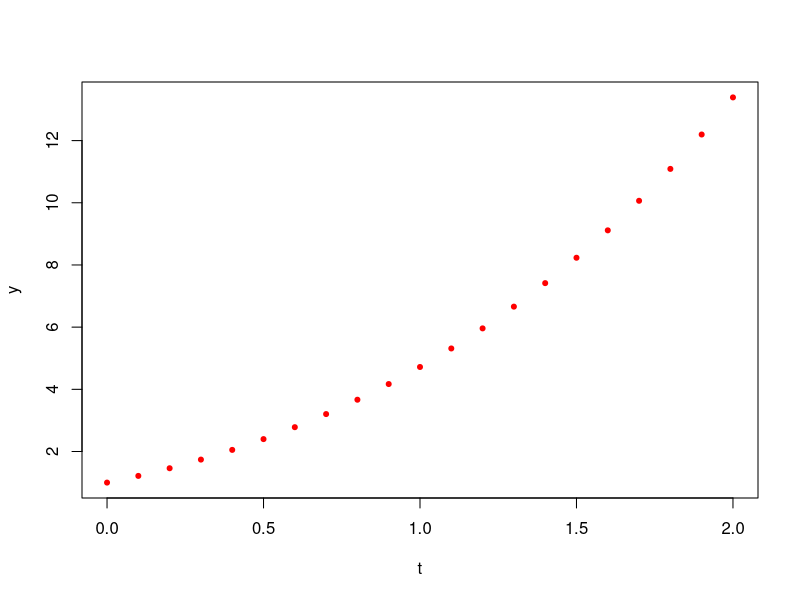
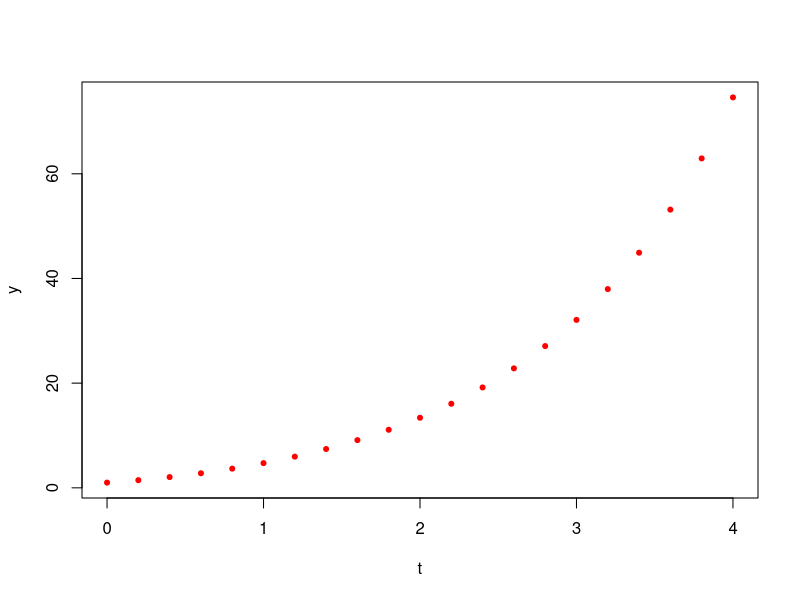
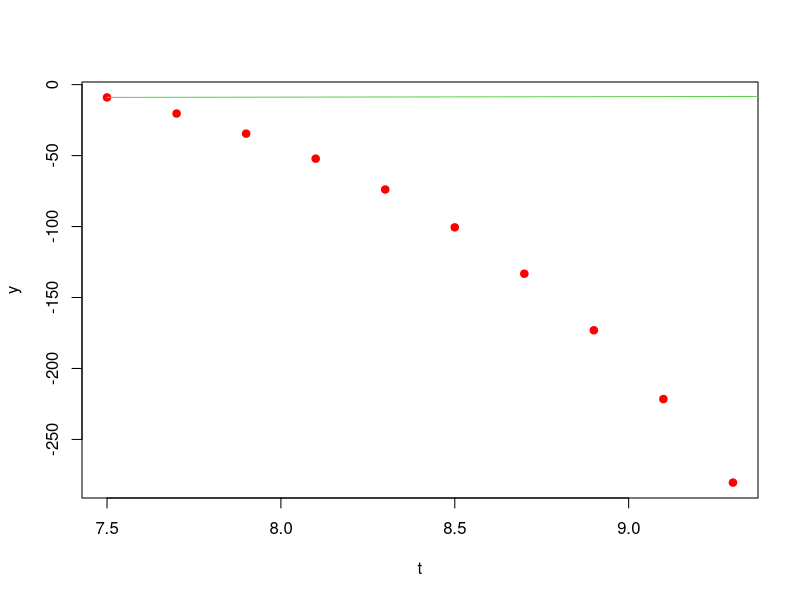

Generate these figures, in order, with R: (Note: this script raises an error after producing the figures.)
## ---- chunk 1
a = sqrt(3)
b = 1/4 
c = 11 
w = 1/2
## ---- chunk 2
"
rungekutta = function(f,t0,y0,h,n){
  t = seq(t0, t0+n*h, by=h)
  y = rep(NA, times=(n+1))
  
  y[1] = y0
  for(k in 2:(n+1)){
    k1=h/2*f(t[k-1],y[k-1])
    k2=h/2*f(t[k-1]+h/2, y[k-1]+k1)
    k3=h/2*f(t[k-1]+h/2, y[k-1]+k2)
    k4=h/2*f(t[k-1]+h, y[k-1]+2*k3)
    y[k] = y[k-1]+1/3*(k1+2*k2+2*k3+k4)
  }
  return(data.frame(X = t, Y = y))
}
"

rungekutta = function(f,t0,y0,h,n){
  t = seq(t0, t0+n*h, by=h)
  y = rep(NA, times=(n+1))
  # length(t)==length(y)
  y[1] = y0
  for(k in 2:(n+1)){
    k1=h/2*f(t[k-1],y[k-1])
    k2=h/2*f(t[k-1]+h/2, y[k-1]+k1)
    k3=h/2*f(t[k-1]+h/2, y[k-1]+k2)
    k4=h/2*f(t[k-1]+h, y[k-1]+2*k3)
    y[k] = y[k-1]+1/3*(k1+2*k2+2*k3+k4)
  }
  dat = cbind(t,y)
  print(as.matrix(dat))
  plot(t,y,pch=20, col="red")
}

euler1 = function(f, t0, y0, h, n) {
  #Datos igualmente espaciados iniciando en x0 = a, paso h. "n" datos
  t = seq(t0, t0 + (n-1)*h, by = h) # n datos
  y = rep(NA, times=n)
  # n datos
  y[1]=y0
  for(i in 2:n ) y[i]= y[i-1]+h*f(t[i-1], y[i-1])
  print(cbind(t,y))
  # print
  plot(t,y, pch=19, col="red")
  # gráfica
}

graficar<-function(e1, col="red"){
  i=1
  while(i<=nrow(e1))
  {
    lines(e1$X, e1$Y, col=col)
    i = i+1
  }
}

## ---- chunk 3

a = sqrt(3)
b = 1/4 
c = 11 
w = 1/2

# falta modificar esta funcion 
f = function(x,y) 1-x^2+(x+y)

t0 = 0; y0 = 1; 

# punto 1 
h = 0.1
rungekutta(f, t0,y0,h,20)
h = 0.2
rungekutta(f, t0,y0,h,20)




# punto 2 

b = 1/4
ff <- function(x,y) { 3*x - b*y }
ff2<- function(x,y) { 5*x - 4*y }

x0 <- 3
y0 <- 6

x = 7.5
y = -9

x <-  ff(x0,y0)
y <- ff2(x0,y0)

print("euler: ")
euler1( f , ff(x0,y0) , ff2(x0,y0) ,h ,10 )

x <- c()
y <- c()

for( i in 0:10)
{
  x <- c(x, ff(x0 + i,y0 + i  ) )
  y <- c(y, ff2(x0 + i,y0 + i))

}
print("real: ")
print(x)

#plot( ,type="l",asp=1)


lines( x , y, col = 3)


    

## ---- chunk 4

euler1 <- function(f,f2,t0, y0, h, n) 
{
  #Datos igualmente espaciados iniciando en x0 = a, paso h. "n" datos t = seq(t0, t0 + (n-1)*h, by = h) # n datos
  y = rep(NA, times=n) # n datos
  y[1]=y0
  x = rep(NA, times=n) # n datos
  x[1]=t0
  t <- c()
  for(i in 2:n ) x[i]= x[i-1]+h*f(t[i-1], x[i-1])
  for(i in 2:n ) y[i]= y[i-1]+h*f2(t[i-1], y[i-1])
  print(cbind(t,y)) # print
  plot(t,y, pch=19, col="red") # gráfica
}

xprima = function(x,y) 3*x-0.2*y

yprima <- function(x,y) 5*x-4*y

n=10
x0=3
y0=6
h=0.1


euler1(xprima,yprima,x0, y0,h,n)

